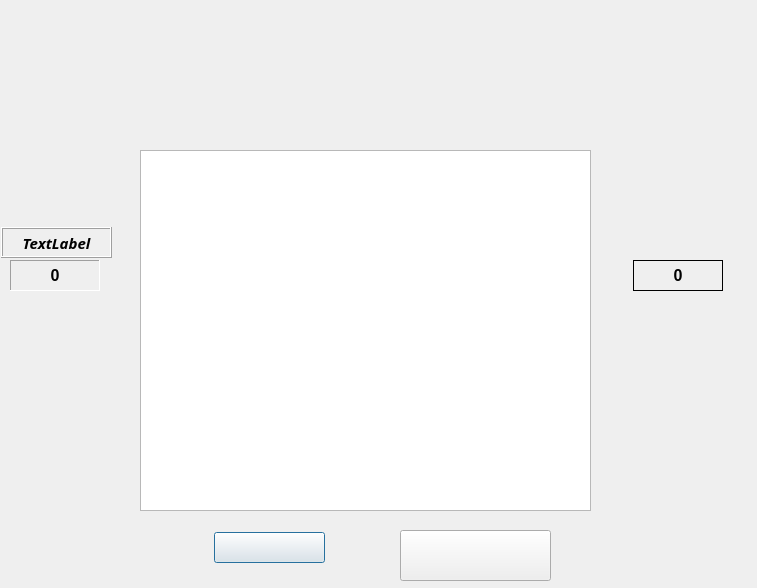
<?xml version="1.0" encoding="UTF-8"?>
<ui version="4.0">
 <class>game_window</class>
 <widget class="QDialog" name="game_window">
  <property name="enabled">
   <bool>true</bool>
  </property>
  <property name="geometry">
   <rect>
    <x>0</x>
    <y>0</y>
    <width>757</width>
    <height>588</height>
   </rect>
  </property>
  <property name="windowTitle">
   <string>Dialog</string>
  </property>
  <property name="autoFillBackground">
   <bool>false</bool>
  </property>
  <property name="styleSheet">
   <string notr="true">border-image: url(:/images/images/game_background.jpeg);</string>
  </property>
  <widget class="map_graphics" name="g_map">
   <property name="geometry">
    <rect>
     <x>140</x>
     <y>150</y>
     <width>451</width>
     <height>361</height>
    </rect>
   </property>
   <property name="accessibleDescription">
    <string/>
   </property>
   <property name="layoutDirection">
    <enum>Qt::LeftToRight</enum>
   </property>
   <property name="autoFillBackground">
    <bool>true</bool>
   </property>
   <property name="styleSheet">
    <string notr="true">border-image: url(:/images/images/white_background.jpg);</string>
   </property>
   <property name="frameShape">
    <enum>QFrame::StyledPanel</enum>
   </property>
   <property name="lineWidth">
    <number>0</number>
   </property>
   <property name="sizeAdjustPolicy">
    <enum>QAbstractScrollArea::AdjustIgnored</enum>
   </property>
   <property name="backgroundBrush">
    <brush brushstyle="NoBrush">
     <color alpha="255">
      <red>0</red>
      <green>0</green>
      <blue>0</blue>
     </color>
    </brush>
   </property>
   <property name="alignment">
    <set>Qt::AlignJustify|Qt::AlignVCenter</set>
   </property>
  </widget>
  <widget class="QLabel" name="l_img">
   <property name="enabled">
    <bool>true</bool>
   </property>
   <property name="geometry">
    <rect>
     <x>0</x>
     <y>130</y>
     <width>111</width>
     <height>81</height>
    </rect>
   </property>
   <property name="palette">
    <palette>
     <active/>
     <inactive/>
     <disabled/>
    </palette>
   </property>
   <property name="autoFillBackground">
    <bool>false</bool>
   </property>
   <property name="text">
    <string/>
   </property>
   <property name="pixmap">
    <pixmap resource="res.qrc">:/images/images/arrowp1.png</pixmap>
   </property>
   <property name="scaledContents">
    <bool>true</bool>
   </property>
   <property name="textInteractionFlags">
    <set>Qt::NoTextInteraction</set>
   </property>
  </widget>
  <widget class="QLabel" name="l_img_2">
   <property name="enabled">
    <bool>true</bool>
   </property>
   <property name="geometry">
    <rect>
     <x>620</x>
     <y>140</y>
     <width>111</width>
     <height>81</height>
    </rect>
   </property>
   <property name="palette">
    <palette>
     <active/>
     <inactive/>
     <disabled/>
    </palette>
   </property>
   <property name="autoFillBackground">
    <bool>false</bool>
   </property>
   <property name="text">
    <string/>
   </property>
   <property name="pixmap">
    <pixmap resource="res.qrc">:/images/images/arrowp2.png</pixmap>
   </property>
   <property name="scaledContents">
    <bool>true</bool>
   </property>
  </widget>
  <widget class="QLabel" name="l_p2_id">
   <property name="geometry">
    <rect>
     <x>620</x>
     <y>227</y>
     <width>111</width>
     <height>31</height>
    </rect>
   </property>
   <property name="palette">
    <palette>
     <active/>
     <inactive/>
     <disabled/>
    </palette>
   </property>
   <property name="font">
    <font>
     <family>Purisa</family>
     <pointsize>11</pointsize>
     <weight>75</weight>
     <italic>true</italic>
     <bold>true</bold>
     <kerning>true</kerning>
    </font>
   </property>
   <property name="autoFillBackground">
    <bool>false</bool>
   </property>
   <property name="styleSheet">
    <string notr="true">border-image: url(:/images/images/paper_background.jpg);</string>
   </property>
   <property name="text">
    <string/>
   </property>
   <property name="alignment">
    <set>Qt::AlignCenter</set>
   </property>
  </widget>
  <widget class="QLabel" name="l_p2_score">
   <property name="geometry">
    <rect>
     <x>633</x>
     <y>260</y>
     <width>90</width>
     <height>31</height>
    </rect>
   </property>
   <property name="font">
    <font>
     <pointsize>12</pointsize>
     <weight>75</weight>
     <bold>true</bold>
    </font>
   </property>
   <property name="styleSheet">
    <string notr="true">border-image: url(:/images/images/paper_background.jpg);</string>
   </property>
   <property name="frameShape">
    <enum>QFrame::Box</enum>
   </property>
   <property name="text">
    <string>0</string>
   </property>
   <property name="alignment">
    <set>Qt::AlignCenter</set>
   </property>
  </widget>
  <widget class="QLabel" name="l_p1_id">
   <property name="geometry">
    <rect>
     <x>1</x>
     <y>227</y>
     <width>111</width>
     <height>31</height>
    </rect>
   </property>
   <property name="palette">
    <palette>
     <active/>
     <inactive/>
     <disabled/>
    </palette>
   </property>
   <property name="font">
    <font>
     <family>Purisa</family>
     <pointsize>11</pointsize>
     <weight>75</weight>
     <italic>true</italic>
     <bold>true</bold>
    </font>
   </property>
   <property name="styleSheet">
    <string notr="true">border-image: url(:/images/images/white_background.jpg);
border-image: url(:/images/images/paper_background.jpg);</string>
   </property>
   <property name="frameShape">
    <enum>QFrame::Box</enum>
   </property>
   <property name="frameShadow">
    <enum>QFrame::Raised</enum>
   </property>
   <property name="text">
    <string>TextLabel</string>
   </property>
   <property name="alignment">
    <set>Qt::AlignCenter</set>
   </property>
  </widget>
  <widget class="QLabel" name="l_p1_score">
   <property name="geometry">
    <rect>
     <x>10</x>
     <y>260</y>
     <width>90</width>
     <height>31</height>
    </rect>
   </property>
   <property name="font">
    <font>
     <pointsize>12</pointsize>
     <weight>75</weight>
     <bold>true</bold>
    </font>
   </property>
   <property name="styleSheet">
    <string notr="true">border-image: url(:/images/images/white_background.jpg);
border-image: url(:/images/images/paper_background.jpg);</string>
   </property>
   <property name="frameShape">
    <enum>QFrame::Panel</enum>
   </property>
   <property name="frameShadow">
    <enum>QFrame::Sunken</enum>
   </property>
   <property name="text">
    <string>0</string>
   </property>
   <property name="alignment">
    <set>Qt::AlignCenter</set>
   </property>
  </widget>
  <widget class="QPushButton" name="b_reset">
   <property name="geometry">
    <rect>
     <x>214</x>
     <y>532</y>
     <width>111</width>
     <height>31</height>
    </rect>
   </property>
   <property name="styleSheet">
    <string notr="true">border-image: url(:/images/images/re.jpeg);</string>
   </property>
   <property name="text">
    <string/>
   </property>
  </widget>
  <widget class="QPushButton" name="b_exit">
   <property name="geometry">
    <rect>
     <x>400</x>
     <y>530</y>
     <width>151</width>
     <height>51</height>
    </rect>
   </property>
   <property name="styleSheet">
    <string notr="true">border-image: url(:/images/images/exit_button.png);</string>
   </property>
   <property name="text">
    <string/>
   </property>
  </widget>
  <zorder>l_p2_id</zorder>
  <zorder>l_p2_score</zorder>
  <zorder>l_p1_id</zorder>
  <zorder>l_p1_score</zorder>
  <zorder>b_reset</zorder>
  <zorder>b_exit</zorder>
  <zorder>g_map</zorder>
  <zorder>l_img</zorder>
  <zorder>l_img_2</zorder>
 </widget>
 <customwidgets>
  <customwidget>
   <class>map_graphics</class>
   <extends>QGraphicsView</extends>
   <header>map_graphics.h</header>
   <slots>
    <signal>click()</signal>
    <slot>detect_click()</slot>
   </slots>
  </customwidget>
 </customwidgets>
 <resources>
  <include location="res.qrc"/>
 </resources>
 <connections/>
</ui>
